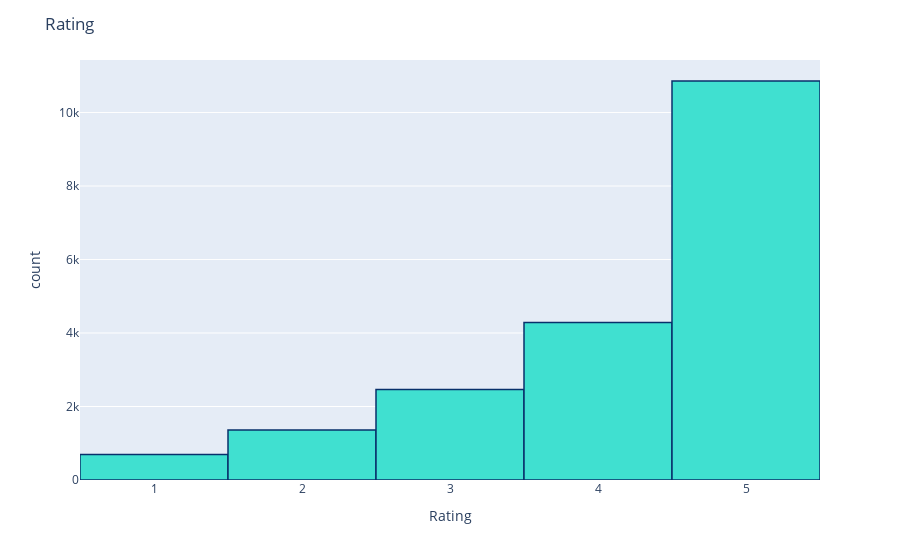

Here is the notebook cell this chart was saved with:
### Code cell
fig = px.histogram(df, x="Rating")
fig.update_traces(marker_color="turquoise",marker_line_color='rgb(8,48,107)',
                  marker_line_width=1.5)
fig.update_layout(title_text='Rating')
fig.show()

### Figure 1 — Plotly figure (JSON) as saved in the notebook; plotly's stock layout.template omitted (floating-point values rounded to 4 significant figures; data arrays with more than 128 entries replaced by an {"elided": "..."} marker saying what was removed)
{"data": [{"alignmentgroup": "True", "bingroup": "x", "hovertemplate": "Rating=%{x}<br>count=%{y}<extra></extra>", "legendgroup": "", "marker": {"color": "turquoise", "line": {"color": "rgb(8,48,107)", "width": 1.5}}, "name": "", "offsetgroup": "", "orientation": "v", "showlegend": false, "type": "histogram", "x": {"elided": "19662 int values"}, "xaxis": "x", "yaxis": "y"}], "layout": {"barmode": "relative", "legend": {"tracegroupgap": 0}, "margin": {"t": 60}, "title": {"text": "Rating"}, "xaxis": {"anchor": "y", "domain": [0, 1], "title": {"text": "Rating"}}, "yaxis": {"anchor": "x", "domain": [0, 1], "title": {"text": "count"}}}}
